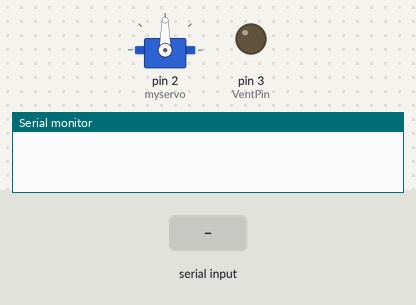
Bench run of a sketch on a simulated Arduino Uno, built with avr-gcc and run on an emulated ATmega328P. On the bench: servo, output pins drawn as LEDs (lit = HIGH), the last lines printed to the serial monitor. Inputs (shaded band) come from the test bench.

Above: at 1.2 s.
1.3 s: "30,150,10\n" received over Serial
At 3.9 s:
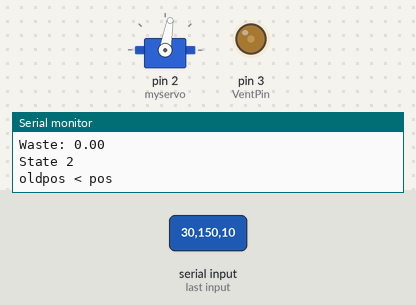
4.3 s: "90,45,200\n" received over Serial
At 5.46 s:
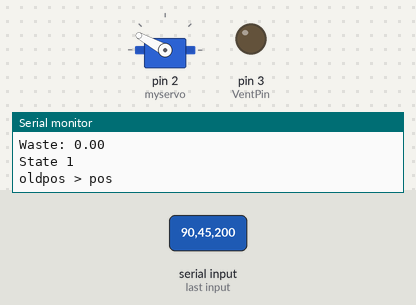
7.3 s: "1,90,45\n" received over Serial
At 9.5 s:
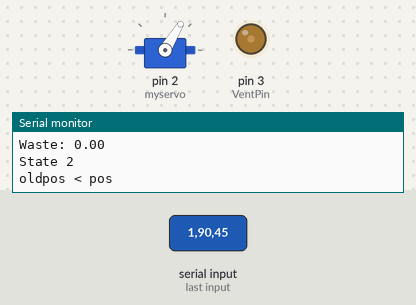
10.3 s: "90,45,200,10,150,30\n" received over Serial
At 13.13 s:
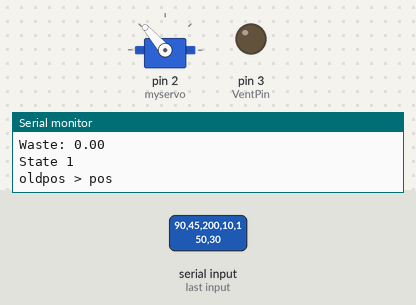
Timing chart, 0 to 14.3 s (numbered marks = the images above; inputs shaded):
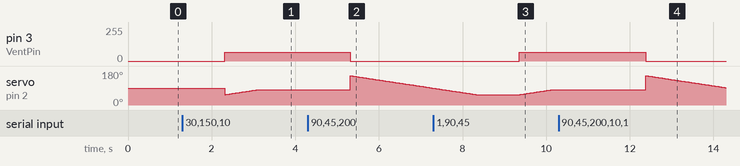

Measured:
- after the input at 1.3 s, pin 3 (VentPin): 0/255 → 65/255 after 1.0 s
- after the input at 4.3 s, pin 3 (VentPin): 65/255 → 0/255 after 1.0 s
- after the input at 7.3 s, pin 3 (VentPin): 0/255 → 65/255 after 2.1 s
- after the input at 10.3 s, pin 3 (VentPin): 65/255 → 0/255 after 2.1 s

The sketch:

arduino_fixed_timers_nosd.ino
```cpp
#include <Servo.h>

Servo myservo;
word VentPin = 3;
bool substate= false;


void setup() {

  pinMode(VentPin, OUTPUT);
  pwm25kHzBegin();
  myservo.attach(2);  // attaches the servo on GIO2 to the servo object


  Serial.begin(9600);


}//end setup


float temperature;
float concentration;
float humidity;
bool manualoverride=false;
volatile int pos=55;
volatile int oldpos=55;
volatile int temppos;

void loop() {

  // put your main code here, to run repeatedly:
//while (no input )
//wait
//after input is received we log the alcohol value and react to it
// we also have a case for a shutoff toggle message and return on or off
//could return controls status on off
//
while (Serial.available()==0);

while (Serial.available()) {
  substate=false;


  float dataIn1 = Serial.parseFloat();

  Serial.println(dataIn1,6);

  if(dataIn1 == 123.456008){

    Serial.println("Manual Override Activated (Toggle)");
    substate = true;
    dataIn1 = Serial.parseFloat();

    manualoverride = !manualoverride;

  }//endif override

  if(dataIn1 == 456.789031){

    Serial.println("Request to return controls");
    substate = true;
    // need to write back the controls in serial

    if((concentration <= 80)|| (manualoverride== true)){
      Serial.write("Off");
    }

    if(concentration > 80){
      Serial.write("On");
    }

    dataIn1 = Serial.parseFloat();


  }//endif

  //temperature then concentration then humidity
  if (substate==false){
    temperature = dataIn1;
    Serial.print("Temperature: ");
    Serial.println(temperature);

    concentration = Serial.parseFloat();
    Serial.print("Concentration: ");
    Serial.println(concentration);


    humidity = Serial.parseFloat();
    Serial.print("Humidity: ");
    Serial.println(humidity);

    float waste = Serial.parseFloat();
    Serial.print("Waste: ");
    Serial.println(waste);


  }//endif substate is false
//Serial.print("%s");
}//end while serial availabl


//Now we react to the concentration and activate certain angles and fan speeds
//servo goes from 55-155
//fan goes from 0-320

/*
State 1: Fans off louvers off
*/

if((concentration < 80)|| (manualoverride== true)){

  //Timer1.setPwmDuty(9, 0);//fan control
  pwmDuty(0);
  pos=55;

  Serial.println("State 1");
}

/*
State 2: Fans low louvers low
*/

else if(concentration < 200){

  pwmDuty(20);
  pos=80;

  Serial.println("State 2");
}

/*
State3: Fans medium low louvers medium low
*/

else if(concentration < 400){

  pwmDuty(40);
  pos=105;


  Serial.println("State 3");
}

/*
State4: Fans medium high louvers medium high
*/

else if(concentration < 800){

  pwmDuty(60);
  pos=130;

  Serial.println("State 4");
}

/*
State5: Wide open
*/

else if(concentration >= 800){

  pwmDuty(79);
  pos=155;

  Serial.println("State 5");
}


if(oldpos > pos){
  Serial.println("oldpos > pos");

  for (temppos = 155; temppos >= pos; temppos -= 1) { // goes from 180 degrees to 0 degrees
    myservo.write(temppos);              // tell servo to go to position in variable 'temppos'
    delay(30);                       // waits 30 ms for the servo to reach the position
  }


}//if oldpos >

else if(oldpos < pos){
  Serial.println("oldpos < pos");


  for (temppos = 55; temppos <= pos; temppos += 1) { // goes from 180 degrees to 0 degrees
    myservo.write(temppos);              // tell servo to go to position in variable 'temppos'
    delay(30);                       // waits 30 ms for the servo to reach the position
  }


}//end if oldpos<

else if(oldpos == pos){
  Serial.println("oldpos = pos");

  myservo.write(pos);              // tell servo to go to position in variable 'temppos'
  delay(30);


}//end if oldpos<

oldpos=pos;


}//end void loop


void pwm25kHzBegin() {
  TCCR2A = 0;                               // TC2 Control Register A
  TCCR2B = 0;                               // TC2 Control Register B
  TIMSK2 = 0;                               // TC2 Interrupt Mask Register
  TIFR2 = 0;                                // TC2 Interrupt Flag Register
  TCCR2A |= (1 << COM2B1) | (1 << WGM21) | (1 << WGM20);  // OC2B cleared/set on match when up/down counting, fast PWM
  TCCR2B |= (1 << WGM22) | (1 << CS21);     // prescaler 8
  OCR2A = 79;                               // TOP overflow value (Hz)
  OCR2B = 0;
}

void pwmDuty(byte ocrb) {
  OCR2B = ocrb;                             // PWM Width (duty)
}
```

Temp_PID.cpp
```cpp
/*
  This cpp contains a PID implementation for temperature using P and I
  The output is scaled 0-255 with the ends capped for pwm safety bounds.
  The cumulative error bounds can be adjusted to change the curve and windup of the PID
*/

#include "Arduino.h"
#include "Temp_PID.h"

double tempPID::computePID(tempPID tp) {
  static double currentTime = millis();
  static double elapsedTime = (double)(currentTime - tp.dbl_previousTime);


  double error = dbl_setPoint - dbl_temp_inp; // error here means how far off our temp_input temp is from where the gauge is set
  dbl_cumulativeError += error * elapsedTime;//We clamp how much this can affect our output below to prevent windup

  if(abs(dbl_cumulativeError*c_ki)>40){

    if(dbl_cumulativeError > (10/c_ki)){
      dbl_cumulativeError=(160/c_ki);
    }//endif positive cumulative error

    if(dbl_cumulativeError < (-70/c_ki)){
      dbl_cumulativeError=(-50/c_ki);                 // from -70 to -50
    }//endif negative cumulative error

  }//endif cumulating error either direction

  double out = c_kp * error + c_ki * dbl_cumulativeError;//output determined by I and P.
  dbl_previousTime = currentTime;

  //check output bounds
    if(out > 229){
      out=229;
    }//endif

    if(out < 26){
      out=26;
    }//endif out of bounds

  return out;
}// end
```

Temp_PID.h
```cpp
//computePID: uses several global variables to calculate errors in temp/setTemp, and time. Could have temp timeout inside or externally
//Consts: P&I
//Inputs: input temp, previousTime, cumulativeError, setPoint
//Outputs: double out
#ifndef Temp_PID
#define Temp_PID

#include "Arduino.h"


const uint8_t c_kp = 20;
const uint8_t c_ki = 1;

class tempPID
{
  public:
  double dbl_temp_inp;
  double dbl_previousTime;
  double dbl_cumulativeError;
  double dbl_setPoint;

  double computePID(tempPID tp);

  private:

};


#endif
```
